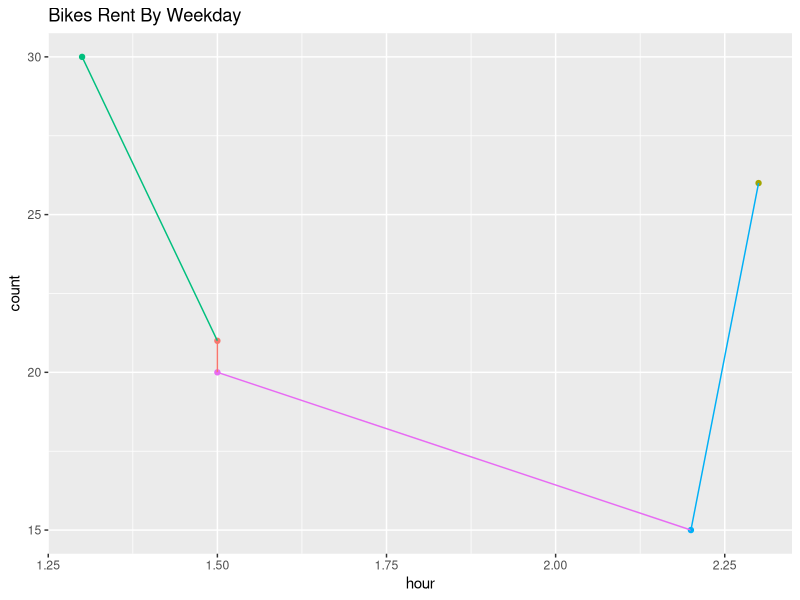

The R source for this figure:
# Objectve: How to plot weekday as text when it is a number in the data
# See this SO question: https://stackoverflow.com/questions/46366197/missing-legend-in-ggplot/46367195#46367195
library(ggplot2)
# create some sample data
bike_share_data<-data.frame(hour = c(1.5,2.3,1.3,2.2,1.5),
                            count = c(21,26,30,15,20),
                            day = c("1","2","3","4","5"))
head(bike_share_data)
# use group=1 as each group consist of only 1 observation
ggplot(bike_share_data, aes(x=hour, y=count, color=day))+
  geom_point(data = bike_share_data, aes(group = 1))+
  geom_line(data = bike_share_data, aes(group = 1))+
  ggtitle("Bikes Rent By Weekday")+
  scale_colour_hue('Weekday',
                   breaks = levels(bike_share_data$day), 
                   labels=c('Monday','Tuesday','Wednesday','Thursday','Friday')
  )
